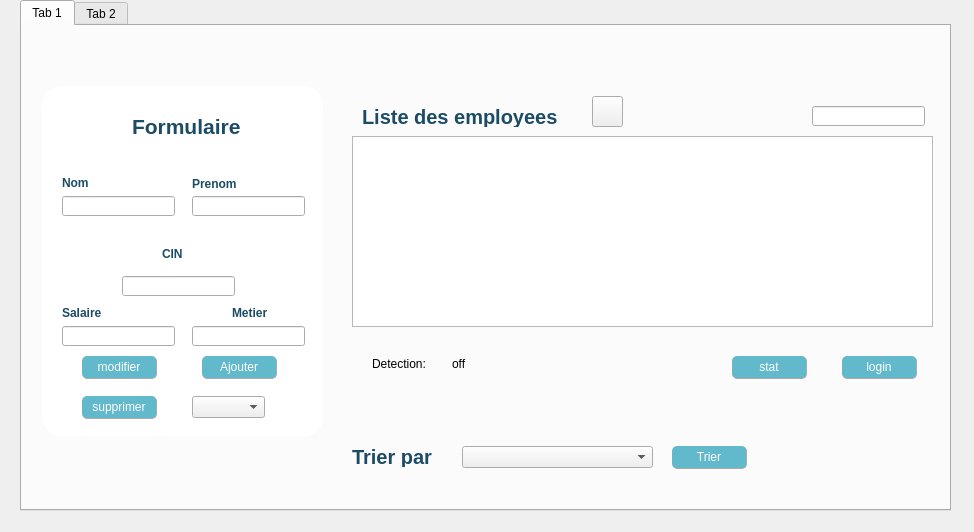
<?xml version="1.0" encoding="UTF-8"?>
<ui version="4.0">
 <class>employe2</class>
 <widget class="QWidget" name="employe2">
  <property name="geometry">
   <rect>
    <x>0</x>
    <y>0</y>
    <width>974</width>
    <height>532</height>
   </rect>
  </property>
  <property name="windowTitle">
   <string>Form</string>
  </property>
  <widget class="QTabWidget" name="tabWidget">
   <property name="geometry">
    <rect>
     <x>20</x>
     <y>0</y>
     <width>931</width>
     <height>511</height>
    </rect>
   </property>
   <property name="currentIndex">
    <number>0</number>
   </property>
   <widget class="QWidget" name="tab">
    <attribute name="title">
     <string>Tab 1</string>
    </attribute>
    <widget class="QWidget" name="widget_3" native="true">
     <property name="geometry">
      <rect>
       <x>310</x>
       <y>410</y>
       <width>431</width>
       <height>51</height>
      </rect>
     </property>
     <widget class="QLabel" name="label_47">
      <property name="geometry">
       <rect>
        <x>20</x>
        <y>10</y>
        <width>121</width>
        <height>21</height>
       </rect>
      </property>
      <property name="font">
       <font>
        <pointsize>15</pointsize>
        <weight>75</weight>
        <bold>true</bold>
       </font>
      </property>
      <property name="styleSheet">
       <string notr="true">QLabel{
	
	qproperty-icon: url(:/Downloads/trier.png);
	qproperty-iconSize: 30px 30 px;
text-align:center;
	color: rgb(27, 75, 101);
}</string>
      </property>
      <property name="text">
       <string>Trier par</string>
      </property>
     </widget>
     <widget class="QPushButton" name="pushButtontri">
      <property name="geometry">
       <rect>
        <x>340</x>
        <y>10</y>
        <width>75</width>
        <height>23</height>
       </rect>
      </property>
      <property name="styleSheet">
       <string notr="true">QPushButton{
	border-radius:5px;
   border-right:1px solid #aaaaaa;
	border-bottom:1px solid #aaaaaa;
}
QPushButton:enabled{
background-color: rgb(98, 185, 203);
	color: rgb(255, 255, 255);
}
QPushButton:pressed{
	background-color: rgb(190, 233, 231);
	color: rgb(255, 255, 255);
	border-radius:5px;
}
QPushButton:disabled{
background-color: #aaaaaa;
	color: rgb(255, 255, 255);
}</string>
      </property>
      <property name="text">
       <string>Trier</string>
      </property>
     </widget>
     <widget class="QComboBox" name="comboBoxtri">
      <property name="geometry">
       <rect>
        <x>130</x>
        <y>10</y>
        <width>191</width>
        <height>22</height>
       </rect>
      </property>
     </widget>
    </widget>
    <widget class="QWidget" name="widget_2" native="true">
     <property name="geometry">
      <rect>
       <x>330</x>
       <y>40</y>
       <width>1051</width>
       <height>271</height>
      </rect>
     </property>
     <widget class="QLabel" name="label_49">
      <property name="geometry">
       <rect>
        <x>10</x>
        <y>40</y>
        <width>261</width>
        <height>21</height>
       </rect>
      </property>
      <property name="font">
       <font>
        <pointsize>15</pointsize>
        <weight>75</weight>
        <bold>true</bold>
        <underline>false</underline>
       </font>
      </property>
      <property name="styleSheet">
       <string notr="true">color: rgb(27, 75, 101);</string>
      </property>
      <property name="text">
       <string>Liste des employees</string>
      </property>
     </widget>
     <widget class="QPushButton" name="pdf_button">
      <property name="geometry">
       <rect>
        <x>240</x>
        <y>30</y>
        <width>31</width>
        <height>31</height>
       </rect>
      </property>
      <property name="styleSheet">
       <string notr="true">QPushButton{
	
	border-image: url(:/2A3/qt/tsawer/pdf (2).png);
}</string>
      </property>
      <property name="text">
       <string/>
      </property>
     </widget>
     <widget class="QTableView" name="tab_employe">
      <property name="geometry">
       <rect>
        <x>0</x>
        <y>70</y>
        <width>581</width>
        <height>191</height>
       </rect>
      </property>
     </widget>
     <widget class="QLineEdit" name="line">
      <property name="geometry">
       <rect>
        <x>460</x>
        <y>40</y>
        <width>113</width>
        <height>20</height>
       </rect>
      </property>
      <property name="styleSheet">
       <string notr="true"/>
      </property>
     </widget>
    </widget>
    <widget class="QWidget" name="widget" native="true">
     <property name="geometry">
      <rect>
       <x>0</x>
       <y>40</y>
       <width>321</width>
       <height>391</height>
      </rect>
     </property>
     <property name="styleSheet">
      <string notr="true">QPushButton #pushButton{
	
	background-color: rgb(98, 185, 203);
	color: rgb(255, 255, 255);
	border-radius:5px;
}
QPushButton #pushButton:hover{
	
	background-color: rgb(98, 185, 203);
}
QPushButton #pushButtonp:pressed{
	padding-left:5px;
	padding-top:5px;
	background-color: rgb(98, 185, 203);
}</string>
     </property>
     <widget class="QLabel" name="label_62">
      <property name="geometry">
       <rect>
        <x>20</x>
        <y>20</y>
        <width>281</width>
        <height>351</height>
       </rect>
      </property>
      <property name="styleSheet">
       <string notr="true">background-color: rgb(255, 255, 255);
border-radius:20px;

</string>
      </property>
      <property name="text">
       <string/>
      </property>
     </widget>
     <widget class="QLabel" name="label_63">
      <property name="geometry">
       <rect>
        <x>110</x>
        <y>30</y>
        <width>171</width>
        <height>61</height>
       </rect>
      </property>
      <property name="font">
       <font>
        <family>MS Shell Dlg 2</family>
        <pointsize>16</pointsize>
        <weight>75</weight>
        <italic>false</italic>
        <bold>true</bold>
        <underline>false</underline>
        <strikeout>false</strikeout>
        <kerning>true</kerning>
       </font>
      </property>
      <property name="styleSheet">
       <string notr="true">
color: rgb(27, 75, 101);
</string>
      </property>
      <property name="text">
       <string>Formulaire</string>
      </property>
     </widget>
     <widget class="QLabel" name="label_64">
      <property name="geometry">
       <rect>
        <x>40</x>
        <y>110</y>
        <width>47</width>
        <height>14</height>
       </rect>
      </property>
      <property name="font">
       <font>
        <weight>75</weight>
        <bold>true</bold>
       </font>
      </property>
      <property name="styleSheet">
       <string notr="true">color: rgb(27, 75, 101);</string>
      </property>
      <property name="text">
       <string>Nom</string>
      </property>
     </widget>
     <widget class="QLabel" name="label_65">
      <property name="geometry">
       <rect>
        <x>170</x>
        <y>110</y>
        <width>51</width>
        <height>16</height>
       </rect>
      </property>
      <property name="font">
       <font>
        <weight>75</weight>
        <bold>true</bold>
       </font>
      </property>
      <property name="styleSheet">
       <string notr="true">color: rgb(27, 75, 101);</string>
      </property>
      <property name="text">
       <string>Prenom</string>
      </property>
     </widget>
     <widget class="QLabel" name="label_67">
      <property name="geometry">
       <rect>
        <x>140</x>
        <y>180</y>
        <width>51</width>
        <height>16</height>
       </rect>
      </property>
      <property name="font">
       <font>
        <weight>75</weight>
        <bold>true</bold>
       </font>
      </property>
      <property name="styleSheet">
       <string notr="true">color: rgb(27, 75, 101);</string>
      </property>
      <property name="text">
       <string>CIN</string>
      </property>
     </widget>
     <widget class="QLabel" name="label_68">
      <property name="geometry">
       <rect>
        <x>40</x>
        <y>240</y>
        <width>47</width>
        <height>14</height>
       </rect>
      </property>
      <property name="font">
       <font>
        <weight>75</weight>
        <bold>true</bold>
       </font>
      </property>
      <property name="styleSheet">
       <string notr="true">color: rgb(27, 75, 101);</string>
      </property>
      <property name="text">
       <string>Salaire</string>
      </property>
     </widget>
     <widget class="QLineEdit" name="le_nom">
      <property name="geometry">
       <rect>
        <x>40</x>
        <y>130</y>
        <width>113</width>
        <height>20</height>
       </rect>
      </property>
      <property name="styleSheet">
       <string notr="true"/>
      </property>
     </widget>
     <widget class="QLineEdit" name="le_prenom">
      <property name="geometry">
       <rect>
        <x>170</x>
        <y>130</y>
        <width>113</width>
        <height>20</height>
       </rect>
      </property>
     </widget>
     <widget class="QLineEdit" name="le_cin">
      <property name="geometry">
       <rect>
        <x>100</x>
        <y>210</y>
        <width>113</width>
        <height>20</height>
       </rect>
      </property>
     </widget>
     <widget class="QLineEdit" name="le_salaire">
      <property name="geometry">
       <rect>
        <x>40</x>
        <y>260</y>
        <width>113</width>
        <height>20</height>
       </rect>
      </property>
     </widget>
     <widget class="QPushButton" name="pb_ajouter">
      <property name="geometry">
       <rect>
        <x>180</x>
        <y>290</y>
        <width>75</width>
        <height>23</height>
       </rect>
      </property>
      <property name="styleSheet">
       <string notr="true">QPushButton{
	border-radius:5px;
   border-right:1px solid #aaaaaa;
	border-bottom:1px solid #aaaaaa;
}
QPushButton:enabled{
background-color: rgb(98, 185, 203);
	color: rgb(255, 255, 255);
}
QPushButton:pressed{
	background-color: rgb(190, 233, 231);
	color: rgb(255, 255, 255);
	border-radius:5px;
}
QPushButton:disabled{
background-color: #aaaaaa;
	color: rgb(255, 255, 255);
}

</string>
      </property>
      <property name="text">
       <string>Ajouter</string>
      </property>
     </widget>
     <widget class="QPushButton" name="pb_supprimer">
      <property name="geometry">
       <rect>
        <x>60</x>
        <y>330</y>
        <width>75</width>
        <height>23</height>
       </rect>
      </property>
      <property name="styleSheet">
       <string notr="true">QPushButton{
	border-radius:5px;
   border-right:1px solid #aaaaaa;
	border-bottom:1px solid #aaaaaa;
}
QPushButton:enabled{
background-color: rgb(98, 185, 203);
	color: rgb(255, 255, 255);
}
QPushButton:pressed{
	background-color: rgb(190, 233, 231);
	color: rgb(255, 255, 255);
	border-radius:5px;
}
QPushButton:disabled{
background-color: #aaaaaa;
	color: rgb(255, 255, 255);
}</string>
      </property>
      <property name="text">
       <string>supprimer</string>
      </property>
     </widget>
     <widget class="QLabel" name="label_69">
      <property name="geometry">
       <rect>
        <x>210</x>
        <y>240</y>
        <width>47</width>
        <height>14</height>
       </rect>
      </property>
      <property name="font">
       <font>
        <weight>75</weight>
        <bold>true</bold>
       </font>
      </property>
      <property name="styleSheet">
       <string notr="true">color: rgb(27, 75, 101);</string>
      </property>
      <property name="text">
       <string>Metier</string>
      </property>
     </widget>
     <widget class="QLineEdit" name="le_metier">
      <property name="geometry">
       <rect>
        <x>170</x>
        <y>260</y>
        <width>113</width>
        <height>20</height>
       </rect>
      </property>
     </widget>
     <widget class="QPushButton" name="button_modifier">
      <property name="geometry">
       <rect>
        <x>60</x>
        <y>290</y>
        <width>75</width>
        <height>23</height>
       </rect>
      </property>
      <property name="styleSheet">
       <string notr="true">QPushButton{
	border-radius:5px;
   border-right:1px solid #aaaaaa;
	border-bottom:1px solid #aaaaaa;
}
QPushButton:enabled{
background-color: rgb(98, 185, 203);
	color: rgb(255, 255, 255);
}
QPushButton:pressed{
	background-color: rgb(190, 233, 231);
	color: rgb(255, 255, 255);
	border-radius:5px;
}
QPushButton:disabled{
background-color: #aaaaaa;
	color: rgb(255, 255, 255);
}

</string>
      </property>
      <property name="text">
       <string>modifier</string>
      </property>
     </widget>
     <widget class="QComboBox" name="comboBox_SUPP">
      <property name="geometry">
       <rect>
        <x>170</x>
        <y>330</y>
        <width>73</width>
        <height>22</height>
       </rect>
      </property>
     </widget>
    </widget>
    <widget class="QPushButton" name="login2">
     <property name="geometry">
      <rect>
       <x>820</x>
       <y>330</y>
       <width>75</width>
       <height>23</height>
      </rect>
     </property>
     <property name="styleSheet">
      <string notr="true">QPushButton{
	border-radius:5px;
   border-right:1px solid #aaaaaa;
	border-bottom:1px solid #aaaaaa;
}
QPushButton:enabled{
background-color: rgb(98, 185, 203);
	color: rgb(255, 255, 255);
}
QPushButton:pressed{
	background-color: rgb(190, 233, 231);
	color: rgb(255, 255, 255);
	border-radius:5px;
}
QPushButton:disabled{
background-color: #aaaaaa;
	color: rgb(255, 255, 255);
}</string>
     </property>
     <property name="text">
      <string>login</string>
     </property>
    </widget>
    <widget class="QPushButton" name="stat">
     <property name="geometry">
      <rect>
       <x>710</x>
       <y>330</y>
       <width>75</width>
       <height>23</height>
      </rect>
     </property>
     <property name="styleSheet">
      <string notr="true">QPushButton{
	border-radius:5px;
   border-right:1px solid #aaaaaa;
	border-bottom:1px solid #aaaaaa;
}
QPushButton:enabled{
background-color: rgb(98, 185, 203);
	color: rgb(255, 255, 255);
}
QPushButton:pressed{
	background-color: rgb(190, 233, 231);
	color: rgb(255, 255, 255);
	border-radius:5px;
}
QPushButton:disabled{
background-color: #aaaaaa;
	color: rgb(255, 255, 255);
}</string>
     </property>
     <property name="text">
      <string>stat</string>
     </property>
    </widget>
    <widget class="QLabel" name="label">
     <property name="geometry">
      <rect>
       <x>350</x>
       <y>330</y>
       <width>71</width>
       <height>16</height>
      </rect>
     </property>
     <property name="text">
      <string>Detection:</string>
     </property>
    </widget>
    <widget class="QLabel" name="label_2">
     <property name="geometry">
      <rect>
       <x>430</x>
       <y>330</y>
       <width>56</width>
       <height>16</height>
      </rect>
     </property>
     <property name="text">
      <string>off</string>
     </property>
    </widget>
   </widget>
   <widget class="QWidget" name="tab_2">
    <attribute name="title">
     <string>Tab 2</string>
    </attribute>
   </widget>
  </widget>
 </widget>
 <resources/>
 <connections/>
</ui>
